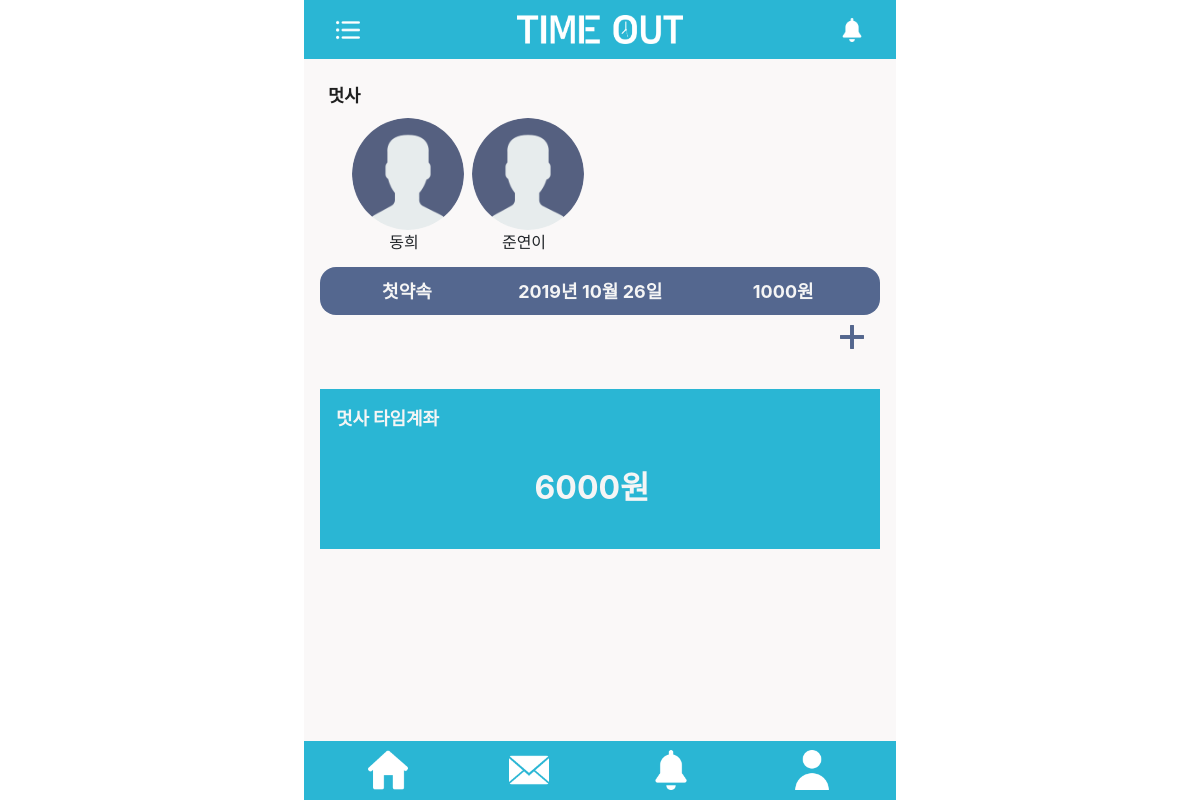
Before: /group/53 with the older database file.
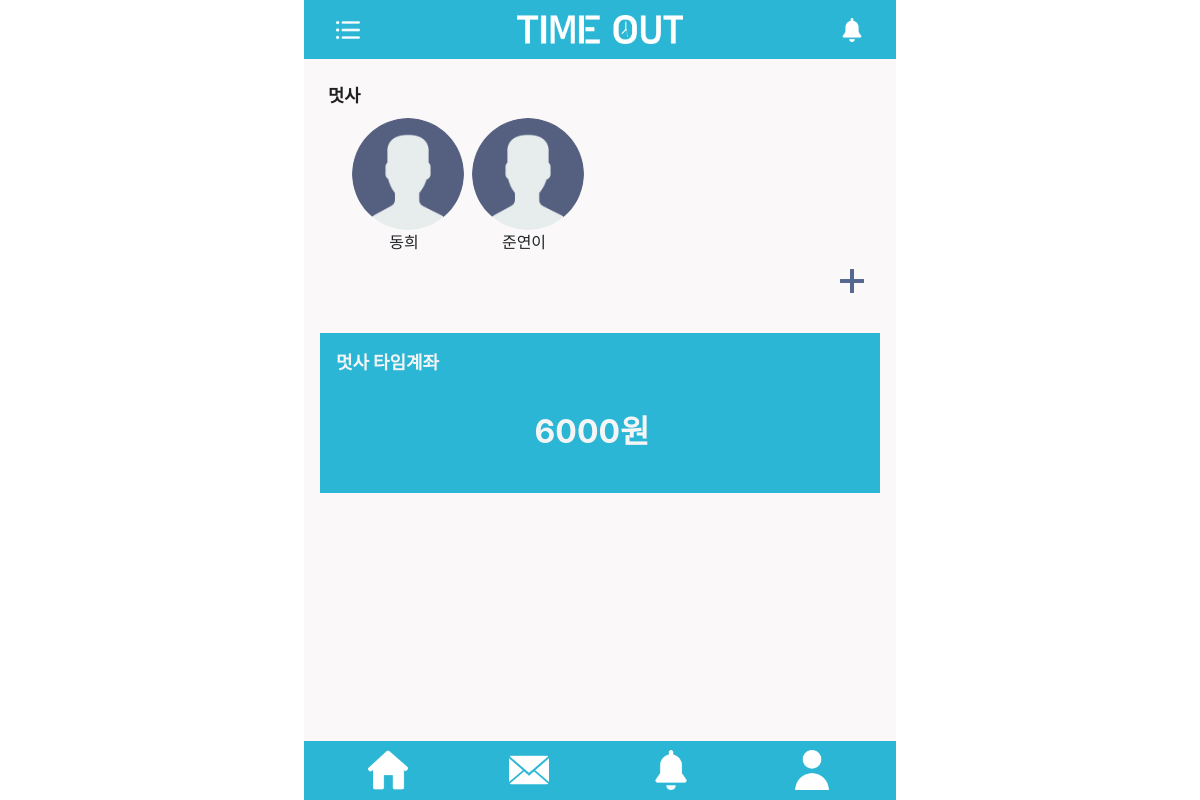
After: the same page with the newer database file.
### mainapp/models.py (models this page shows, shortened)
class Group_account(models.Model):
    title = models.CharField(max_length=100, null=True, blank=True)
    group_money = models.IntegerField(default=0)
    members = models.ManyToManyField(User_account)

class User_account(models.Model):
    name = models.OneToOneField(User, on_delete=models.CASCADE, null=True)
    user_money = models.IntegerField(default=0)
    image = models.ImageField(upload_to='images/',default='', null=True, blank=True)
    nickname = models.CharField(max_length=100, null=True, blank=True)

class Schedule(models.Model):
    group_ac = models.ForeignKey(Group_account, on_delete= models.CASCADE, null =True)
    title = models.CharField(max_length=100,null = True, blank=True)
    date = models.DateTimeField('date published',null=True, blank=True)
    penalty = models.IntegerField(null= True, blank=True)
    location = models.CharField(max_length=100, null=True,blank=True)

### mainapp/views.py (the view)
# urls.py: path('group/<int:group_id>',mainapp.views.group, name='group'),
def group(request,group_id):
    group = get_object_or_404(Group_account, pk=group_id)
    sche= Schedule.objects.filter(group_ac = group)
    history = Group_history.objects.filter( g = group).order_by('-id')
    return render(request, 'group.html',{'group' : group, 'schedules': sche, 'histories':history})

### mainapp/templates/group.html (shortened to what this page needs)
<!DOCTYPE html>
<html>
<head>
    <link rel="stylesheet" type="text/css" href="../static/css/group.css">
    <link rel="stylesheet" href="https://stackpath.bootstrapcdn.com/bootstrap/4.3.1/css/bootstrap.min.css"
>
</head>
<body>
    <div class="center">
        <div class="page">
            <div class="head-bar">
                <a href=""><img id="icon1" src="../static/img/list.png" alt=""></a>
                <a href=""><img id="logo" src="../static/img/로고화이트.png" alt=""></a>
                <a href=""><img id="icon2" src="../static/img/bell.png" alt=""></a>
            </div>
            <div class="group-thumbnail">
                <span id="name">{{group.title}}</span>
                <div class="group-members">
                    {% for member in group.members.all%}
                    {% if not member.image%}
                    <div class="one-member">
                        <img id="thumbnail" src="../static/img/basic.png" alt="">
                        <p id="nickname">{{member.nickname}}</p>
                    </div>
                    {% else %}
                    <div id="one-member">
                        <img id="thumbnail" src="{{member.image.url}}" alt="">
                        <p id="nickname">{{member.nickname}}</p>
                    </div>
                    {% endif %}
                    {% endfor %}
                </div>
            </div>
            <div class="schedule-scroll">
                {% for s in schedules.all %}
                <div class="schedule">
                    <span id="schedule-name">{{s.title}}</span>
                    <span id="schedule-date">{{s.date.year}}년 {{s.date.month}}월 {{s.date.day}}일</span>
                    <span id="schedule-money">{{s.penalty}}원</span>
                </div>
                {% endfor %}
            </div>
            <div class="schedule-plus">
                <a href="{% url 'newSche' group.id %}">
                    <img id="plus" src="../static/img/plus.png" alt="">
                </a>
            </div>
            <br>
            <div class="account">
                <div class="account-name">
                    <span id="group-name">{{group.title}}</span>
                    <span id="time-account">타임계좌</span>
                    <br>
                    <span id="account-money">{{group.group_money}}원</span>
                </div>
            </div>
            <div class="foot-bar">
                <a href="{% url 'home' %}"><img id="foot-home" src="../static/img/home.png" alt=""></a>
                <a href="{% url 'check' %}"><img id="foot-invite" src="../static/img/invite.png" alt=""></a>
                <a href="{% url 'map' %}"><img id="foot-bell" src="../static/img/bell.png" alt=""></a>
                <a href="{% url 'portfolio' %}"><img id="foot-user" src="../static/img/user.png" alt=""></a>
            </div>
        </div>
    </div>
</body>
</html>

### mainapp/static/css/group.css (style rules this page uses)
@media screen and (min-width:550px) { .center { display: flex; flex-direction :column; align-items: center; justify-content: center; } }
@media screen and (min-width:550px) { .page { width : 37rem; height:100vh; background-color: #faf8f8; padding-bottom:1rem; } }
@media screen and (min-width:550px) { .head-bar { top: 0; position: fixed; height: 3.7rem; background-color: rgb(42 182 212); display: flex; justify-content: space-between; width: 37rem; align-items: center; text-align: center; margin: 0 auto; } }
@media screen and (min-width:550px) { #icon1 { width: auto; height: 1.5rem; margin-left:2rem; } }
@media screen and (min-width:550px) { #logo { width: auto; height: 1.8rem; } }
@media screen and (min-width:550px) { #icon2 { width: auto; height: 24px; margin-right:2rem; } }
@media screen and (min-width:550px) { .group-thumbnail { margin : 1.5rem 1.5rem; height: 10rem; margin-top: 5.2rem; } }
@media screen and (min-width:550px) { .group-thumbnail .group-members { width: 32rem; height: 10rem; margin: 0 auto; margin-top: .5rem; display: flex; overflow-x: scroll; overflow-y: hidden; } }
@media screen and (min-width:550px) { .group-thumbnail .group-members .one-member { height: 10rem; justify-content: center; } }
@media screen and (min-width:550px) { .group-thumbnail .group-members .one-member #nickname { text-align: center; } }
@media screen and (min-width:550px) { .group-thumbnail #name { font-size: 1.1rem; color : #1f1f1f; font-weight: bolder; } }
@media screen and (min-width:550px) { .group-thumbnail #thumbnail { width: 7rem; height: 7rem; border-radius: 50%; margin-left: .5rem; } }
@media screen and (min-width:550px) { .schedule-plus { margin-top: 0rem; margin-left: 33.5rem; } }
@media screen and (min-width:550px) { #plus { width: 1.5rem; height: auto; -webkit-filter: drop-shadow(0 1px 1px rgba(0,0,0,.5)); -moz-filter: drop-shadow(0 1px 1px rgba(0,0,0,.5)); -ms-filter: drop-shadow(0 1px 1px rgba(0,0,0,.5)); -o-filter: drop-shadow(0 1px 1px rgba(0,0,0,.5)); filter: drop-shadow(0px 0px 0.5px rgba(0,0,0,.5)); } }
@media screen and (min-width:550px) { .account { width: 35rem; height: 10rem; margin-top : 1rem; margin-left: 1rem; background-color: rgb(42 182 212); } }
@media screen and (min-width:550px) { .account .account-name { padding-top: 1rem; font-weight: bold; } }
@media screen and (min-width:550px) { #group-name { margin-left: 1rem; color: #f5f5f5; font-size: large; } }
@media screen and (min-width:550px) { #time-account { color: #f5f5f5; font-size: large; } }
@media screen and (min-width:550px) { #account-money { display: table-cell; vertical-align: middle; width: 34rem; height: 7rem; text-align: center; color: #f5f5f5; font-size: 2rem; font-weight:bold; } }
@media screen and (min-width:550px) { .foot-bar { bottom: 0; position: fixed; height: 3.7rem; background-color: rgb(42 182 212); display: flex; justify-content: space-between; width: 37rem; align-items: center; margin: 0 auto; } }
@media screen and (min-width:550px) { #foot-home { width: auto; height: 2.5rem; margin-left:4rem; } }
@media screen and (min-width:550px) { #foot-invite { width: auto; height: 2.5rem; } }
@media screen and (min-width:550px) { #foot-bell { width: auto; height: 2.5rem; } }
@media screen and (min-width:550px) { #foot-user { width: auto; height: 2.5rem; margin-right:4rem; } }

Changed rows visible on the page:
removed Schedule: title "첫약속", date.year "2019", date.month "10", date.day "26", penalty "1000"
